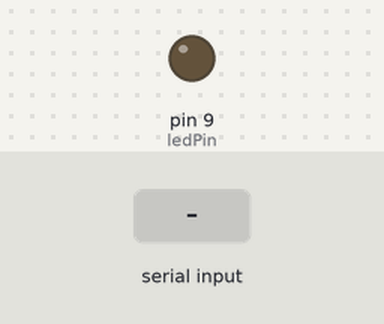
Recording of a sketch running on a simulated Arduino Uno, built with avr-gcc and run on an emulated ATmega328P. Parts: output pins drawn as LEDs (lit = HIGH). The test bench sets the inputs (shaded band).

Above: at 1.2 s.
1.3 s: "1" received over Serial
At 1.8 s:
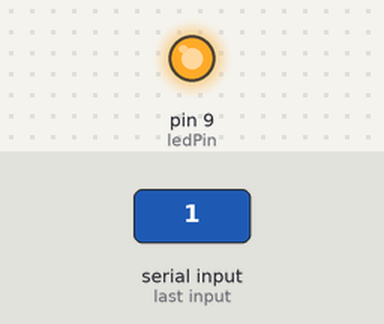
2.8 s: "0" received over Serial
At 4.1 s:
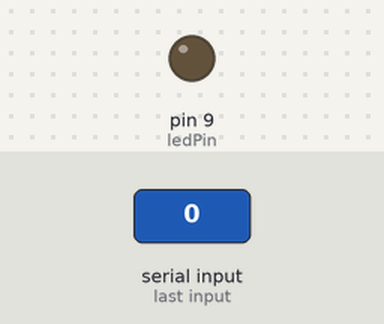
Timing chart, 0 to 5.8 s (numbered marks = the images above; inputs shaded):
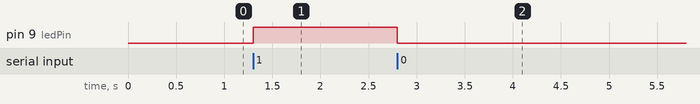

Measured:
- after the input at 1.3 s, pin 9 (ledPin): LOW → HIGH at once
- after the input at 2.8 s, pin 9 (ledPin): HIGH → LOW at once

The sketch:

pyarduino.ino
```cpp
const int ledPin = 9; // Pin connected to the LED
char receivedChar;

void setup() {
  Serial.begin(9600); // Start serial communication at 9600 baud
  pinMode(ledPin, OUTPUT); // Set LED pin as output
}

void loop() {
  if (Serial.available()) {
    receivedChar = Serial.read(); // Read the incoming byte
    if (receivedChar == '1') {
      digitalWrite(ledPin, HIGH); // Turn the LED on
    } else if (receivedChar == '0') {
      digitalWrite(ledPin, LOW); // Turn the LED off
    }
  }
}
```
